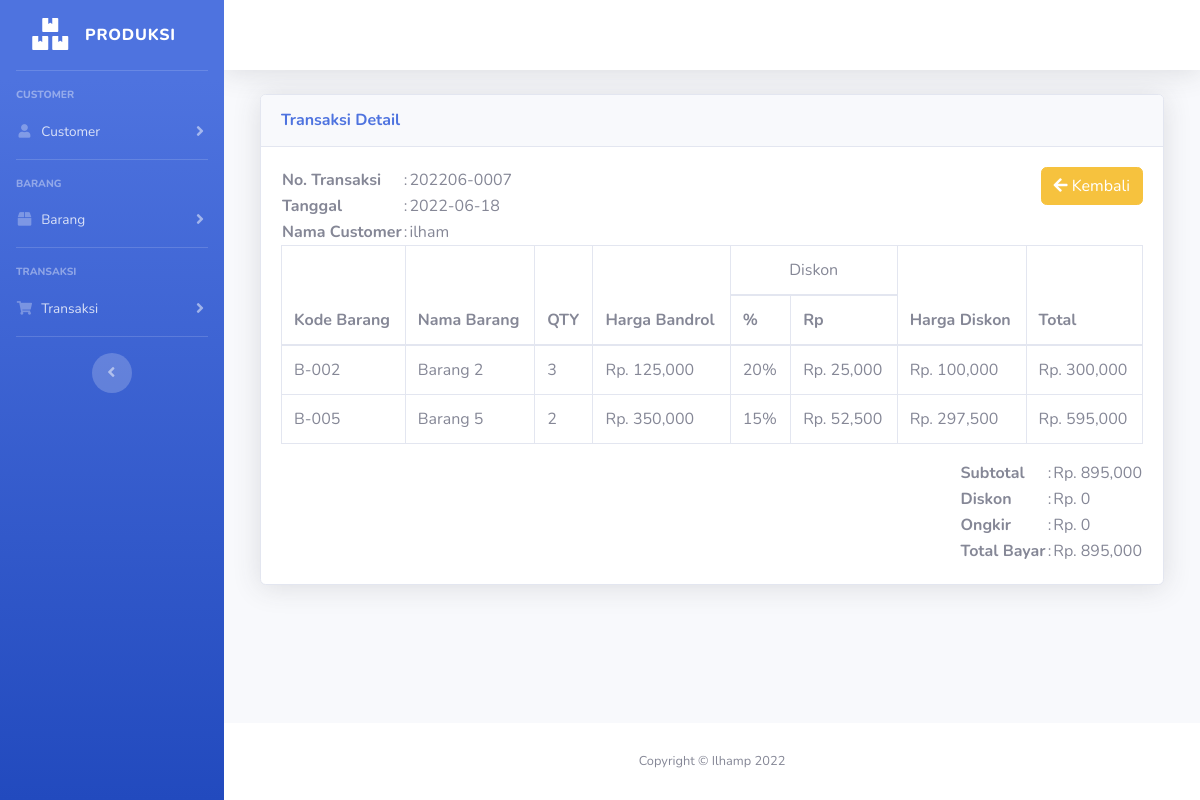
Page /transaksi_detail.php?id=7 on the committed database.
### tables this page shows
CREATE TABLE `t_sales` (
  `id` int(11) NOT NULL,
  `kode` varchar(15) NOT NULL,
  `tgl` varchar(15) NOT NULL,
  `cust_id` int(11) NOT NULL,
  `subtotal` decimal(10,0) NOT NULL,
  `diskon` decimal(10,0) NOT NULL,
  `ongkir` decimal(10,0) NOT NULL,
  `total_bayar` decimal(10,0) NOT NULL
);

CREATE TABLE `m_customer` (
  `id` int(11) NOT NULL,
  `kode` varchar(10) NOT NULL,
  `name` varchar(100) NOT NULL,
  `telp` varchar(20) NOT NULL
);

CREATE TABLE `t_sales_det` (
  `sales_id` int(11) NOT NULL,
  `barang_id` int(11) NOT NULL,
  `harga_bandrol` decimal(10,0) NOT NULL,
  `qty` int(11) NOT NULL,
  `diskon_pct` decimal(10,0) NOT NULL,
  `diskon_nilai` decimal(10,0) NOT NULL,
  `harga_diskon` decimal(10,0) NOT NULL,
  `total` decimal(10,0) NOT NULL,
  `no_transaksi` varchar(15) DEFAULT NULL
);

CREATE TABLE `m_barang` (
  `id` int(11) NOT NULL,
  `kode` varchar(10) NOT NULL,
  `nama` varchar(100) NOT NULL,
  `harga` decimal(10,0) NOT NULL,
  `diskon` decimal(10,0) NOT NULL
);

### transaksi_detail.php (the view, shortened to what this page needs)
<?php
include "template/header.php";
include "template/sidebar.php";
$id=$_GET['id'];
$tampil =$koneksi->query("SELECT  t_sales.kode,
                                t_sales.tgl,
                                m_customer.name,
                                SUM(t_sales_det.qty) as qty,
                                t_sales.subtotal,
                                t_sales.diskon,
                                t_sales.ongkir,
                                t_sales.total_bayar,
                                t_sales.id
                            FROM t_sales
                                JOIN t_sales_det ON t_sales_det.no_transaksi = t_sales.kode
                                JOIN m_customer ON m_customer.id = t_sales.cust_id
                                WHERE t_sales.id = '$id'");
         $tampilCus=$tampil->fetch_assoc();
$kode = $tampilCus['kode'];
?>
<div class="col-xl-12 col-lg-12 col-md-9">
                    <div class="card shadow mb-4">
                        <div class="card-header py-3">
                            <h6 class="m-0 font-weight-bold text-primary">Transaksi Detail</h6>
                        </div>
                        <div class="card-body">
<a href="transaksi.php" class="btn btn-warning" style="float:right"><i class="fas fa-arrow-left"></i> Kembali</a>
<table style="float: left;">
    <tr>
        <th>No. Transaksi</th>
        <td>:</td>
        <td>
          <?= $tampilCus['kode']; ?>
        </td>
    </tr>
    <tr>
        <th>Tanggal</th>
        <td>:</td>
        <td>
        <?= $tampilCus['tgl']; ?>
        </td>
    </tr>
    <tr>
        <th>Nama Customer</th>
        <td>:</td>
        <td>
        <?= $tampilCus['name']; ?>
        </td>
    </tr>
</table>
                            <div class="table-responsive">
                                <table class="table table-bordered" id="" width="100%" cellspacing="0">
                                    <thead>
                                        <tr>
                                            <th rowspan="2">Kode Barang</th>
                                            <th rowspan="2">Nama Barang</th>
                                            <th rowspan="2">QTY</th>
                                            <th rowspan="2">Harga Bandrol</th>
                                            <td colspan="2" align="center">Diskon</td>
                                            <th rowspan="2">Harga Diskon</th>
                                            <th rowspan="2">Total</th>
                                        </tr>
                                        <tr>
                                            <th>%</th>
                                            <th>Rp</th>
                                        </tr>
                                    </thead>
                                    <tbody>
<?php
$tampil =$koneksi->query("SELECT m_barang.kode,
                            m_barang.nama,
                            t_sales_det.qty,
                            m_barang.harga,
                            m_barang.diskon,
                            t_sales_det.diskon_nilai,
                            t_sales_det.harga_diskon,
                            t_sales_det.total,
                            t_sales_det.sales_id
                            FROM t_sales_det
                            JOIN m_barang ON m_barang.id = t_sales_det.barang_id
                            WHERE t_sales_det.no_transaksi ='$kode'
                            ORDER BY t_sales_det.sales_id desc");
while($tampilBrg=$tampil->fetch_assoc()){
?>
                                        <tr>
                                            <td>
                                                <?= $tampilBrg['kode'];?>
                                            </td>
                                            <td><?= $tampilBrg['nama'];?></td>
                                            <td><?= $tampilBrg['qty'];?></td>
                                            <td>Rp. <?= number_format($tampilBrg['harga']);?></td>
                                            <td><?= $tampilBrg['diskon'];?>%</td>
                                            <td>Rp. <?= number_format($tampilBrg['diskon_nilai']);?></td>
                                            <td>Rp. <?= number_format($tampilBrg['harga_diskon']);?></td>
                                            <td>Rp. <?= number_format($tampilBrg['total']);?></td>
                                        </tr>
<?php
}
?>
                                    </tbody>
                                </table>
                            </div>
<table style="float: right;">
    <tr>
        <th>Subtotal</th>
        <td>:</td>
        <td>
          Rp. <?= number_format($tampilCus['subtotal']); ?>
        </td>
    </tr>
    <tr>
        <th>Diskon</th>
        <td>:</td>
        <td>
          Rp. <?= number_format($tampilCus['diskon']); ?>
        </td>
    </tr>
    <tr>
        <th>Ongkir</th>
        <td>:</td>
        <td>
          Rp. <?= number_format($tampilCus['ongkir']); ?>
        </td>
    </tr>
    <tr>
        <th>Total Bayar</th>
        <td>:</td>
        <td>
          Rp. <?= number_format($tampilCus['total_bayar']); ?>
        </td>
    </tr>
</table>
                        </div>
                    </div>
</div>
<?php
include "template/footer.php";
?>

### template/header.php (shortened to what this page needs)
<!DOCTYPE html>
<html lang="en">
<head>
    <link href="vendor/fontawesome-free/css/all.min.css" rel="stylesheet" type="text/css">
    <link href="css/sb-admin-2.min.css" rel="stylesheet">
</head>
<body id="page-top" class="sidebar-toggled">

### template/sidebar.php (shortened to what this page needs)
<div id="wrapper">
    <ul class="navbar-nav bg-gradient-primary sidebar sidebar-dark accordion" id="accordionSidebar">
        <a class="sidebar-brand d-flex align-items-center justify-content-center" href="index.php">
            <div class="sidebar-brand-icon">
                <i class="fas fa-boxes"></i>
            </div>
            <div class="sidebar-brand-text mx-3">Produksi</div>
        </a>
        <hr class="sidebar-divider">
        <div class="sidebar-heading">
            Customer
        </div>
        <li class="nav-item">
            <a class="nav-link collapsed" href="#" data-toggle="collapse" data-target="#collapseTwo"
                aria-expanded="true" aria-controls="collapseTwo">
                <i class="fas fa-fw fa-user"></i>
                <span>Customer</span>
            </a>
        </li>
        <hr class="sidebar-divider">
        <div class="sidebar-heading">
            Barang
        </div>
        <li class="nav-item">
            <a class="nav-link collapsed" href="#" data-toggle="collapse" data-target="#collapseUtilities"
                aria-expanded="true" aria-controls="collapseUtilities">
                <i class="fas fa-fw fa-box"></i>
                <span>Barang</span>
            </a>
        </li>
        <hr class="sidebar-divider">
        <div class="sidebar-heading">
            Transaksi
        </div>
        <li class="nav-item">
            <a class="nav-link collapsed" href="#" data-toggle="collapse" data-target="#collapsePages"
                aria-expanded="true" aria-controls="collapsePages">
                <i class="fas fa-fw fa-shopping-cart"></i>
                <span>Transaksi</span>
            </a>
        </li>
        <hr class="sidebar-divider d-none d-md-block">
        <div class="text-center d-none d-md-inline">
            <button class="rounded-circle border-0" id="sidebarToggle"></button>
        </div>
    </ul>
    <div id="content-wrapper" class="d-flex flex-column">
        <div id="content">
            <nav class="navbar navbar-expand navbar-light bg-white topbar mb-4 static-top shadow">
            </nav>
            <div class="container-fluid">

### template/footer.php (shortened to what this page needs)
<?php
        $tgl = date("Y");
?>
                </div>
            </div>
            <footer class="sticky-footer bg-white">
                <div class="container my-auto">
                    <div class="copyright text-center my-auto">
                        <span>Copyright &copy; Ilhamp <?= $tgl;?></span>
                    </div>
                </div>
            </footer>
        </div>
    </div>
    <link rel="stylesheet" type="text/css" href="https://cdn.datatables.net/1.11.1/css/dataTables.bootstrap4.min.css">
</body>
</html>

### rows in the picture
t_sales: kode "202206-0007", tgl "2022-06-18", m_customer.name "ilham", subtotal "895,000", diskon "0", ongkir "0", total_bayar "895,000"
t_sales_det: barang.kode "B-002", barang.nama "Barang 2", qty "3", barang.harga "125,000", barang.diskon "20", diskon_nilai "25,000", harga_diskon "100,000", total "300,000"
t_sales_det: barang.kode "B-005", barang.nama "Barang 5", qty "2", barang.harga "350,000", barang.diskon "15", diskon_nilai "52,500", harga_diskon "297,500", total "595,000"
